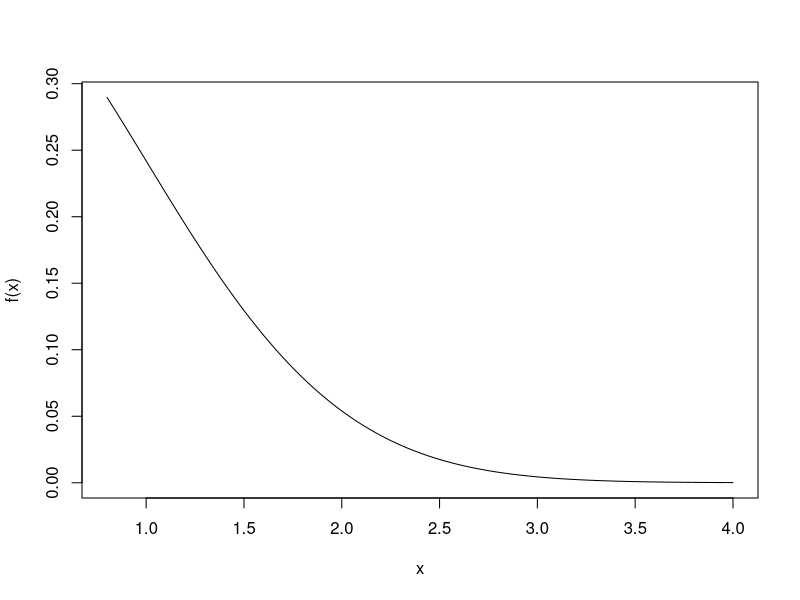

Write the R code that produced this figure.
# 45
f <- function(x) {
    exp(-x^2 / 2) * (1 / sqrt(2 * pi))
}

curve(f(x), from = 0.8, to = 4)

# methode 1
a <- 0.8
b <- 4
n <- 10^7 # points count
x <- runif(n, a, b)
y <- runif(n, 0, f(a))

# how many points are under the function f: (sum(y < f(x)) / n) 
(sum(y < f(x)) / n) * (b - a) * f(a)

# the interger is P(0.8 < x < 4), X ~ N(0,1)
pnorm(4) - pnorm(0.8) # real value of the integer

# methode 2
a <- 0.8
b <- 4
n <- 10^7 # points count
x <- runif(n, a, b)
sum(f(x)) * (b - a) / n
